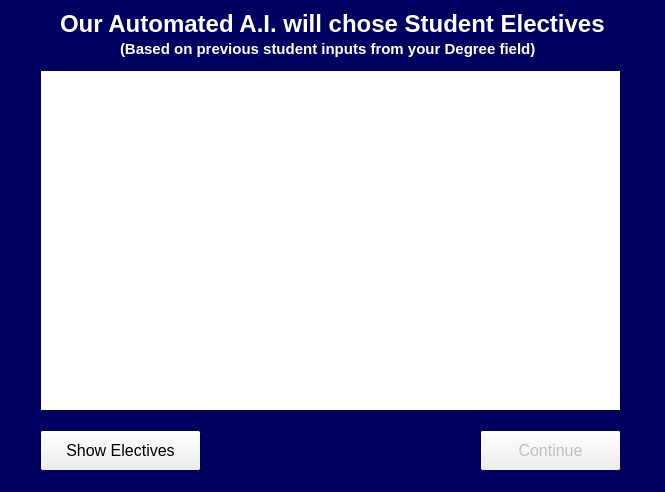
<?xml version="1.0" encoding="UTF-8"?>
<ui version="4.0">
 <class>AutoElective_popupWindow_frm</class>
 <widget class="QWidget" name="AutoElective_popupWindow_frm">
  <property name="geometry">
   <rect>
    <x>0</x>
    <y>0</y>
    <width>665</width>
    <height>492</height>
   </rect>
  </property>
  <property name="palette">
   <palette>
    <active>
     <colorrole role="Base">
      <brush brushstyle="SolidPattern">
       <color alpha="255">
        <red>255</red>
        <green>255</green>
        <blue>255</blue>
       </color>
      </brush>
     </colorrole>
     <colorrole role="Window">
      <brush brushstyle="SolidPattern">
       <color alpha="255">
        <red>0</red>
        <green>0</green>
        <blue>97</blue>
       </color>
      </brush>
     </colorrole>
    </active>
    <inactive>
     <colorrole role="Base">
      <brush brushstyle="SolidPattern">
       <color alpha="255">
        <red>255</red>
        <green>255</green>
        <blue>255</blue>
       </color>
      </brush>
     </colorrole>
     <colorrole role="Window">
      <brush brushstyle="SolidPattern">
       <color alpha="255">
        <red>0</red>
        <green>0</green>
        <blue>97</blue>
       </color>
      </brush>
     </colorrole>
    </inactive>
    <disabled>
     <colorrole role="Base">
      <brush brushstyle="SolidPattern">
       <color alpha="255">
        <red>0</red>
        <green>0</green>
        <blue>97</blue>
       </color>
      </brush>
     </colorrole>
     <colorrole role="Window">
      <brush brushstyle="SolidPattern">
       <color alpha="255">
        <red>0</red>
        <green>0</green>
        <blue>97</blue>
       </color>
      </brush>
     </colorrole>
    </disabled>
   </palette>
  </property>
  <property name="windowTitle">
   <string>Form</string>
  </property>
  <widget class="QLabel" name="autoElectiveWelcome_lbl">
   <property name="geometry">
    <rect>
     <x>60</x>
     <y>10</y>
     <width>561</width>
     <height>27</height>
    </rect>
   </property>
   <property name="palette">
    <palette>
     <active>
      <colorrole role="WindowText">
       <brush brushstyle="SolidPattern">
        <color alpha="255">
         <red>255</red>
         <green>255</green>
         <blue>255</blue>
        </color>
       </brush>
      </colorrole>
      <colorrole role="Text">
       <brush brushstyle="SolidPattern">
        <color alpha="255">
         <red>0</red>
         <green>0</green>
         <blue>0</blue>
        </color>
       </brush>
      </colorrole>
     </active>
     <inactive>
      <colorrole role="WindowText">
       <brush brushstyle="SolidPattern">
        <color alpha="255">
         <red>255</red>
         <green>255</green>
         <blue>255</blue>
        </color>
       </brush>
      </colorrole>
      <colorrole role="Text">
       <brush brushstyle="SolidPattern">
        <color alpha="255">
         <red>0</red>
         <green>0</green>
         <blue>0</blue>
        </color>
       </brush>
      </colorrole>
     </inactive>
     <disabled>
      <colorrole role="WindowText">
       <brush brushstyle="SolidPattern">
        <color alpha="255">
         <red>120</red>
         <green>120</green>
         <blue>120</blue>
        </color>
       </brush>
      </colorrole>
      <colorrole role="Text">
       <brush brushstyle="SolidPattern">
        <color alpha="255">
         <red>120</red>
         <green>120</green>
         <blue>120</blue>
        </color>
       </brush>
      </colorrole>
     </disabled>
    </palette>
   </property>
   <property name="font">
    <font>
     <family>Arial</family>
     <pointsize>18</pointsize>
     <weight>75</weight>
     <bold>true</bold>
    </font>
   </property>
   <property name="text">
    <string>Our Automated A.I. will chose Student Electives</string>
   </property>
   <property name="textFormat">
    <enum>Qt::AutoText</enum>
   </property>
  </widget>
  <widget class="QPushButton" name="AutoElectives_Continue_btn">
   <property name="enabled">
    <bool>false</bool>
   </property>
   <property name="geometry">
    <rect>
     <x>480</x>
     <y>430</y>
     <width>141</width>
     <height>41</height>
    </rect>
   </property>
   <property name="font">
    <font>
     <family>Arial</family>
     <pointsize>12</pointsize>
     <weight>50</weight>
     <bold>false</bold>
    </font>
   </property>
   <property name="text">
    <string>Continue</string>
   </property>
  </widget>
  <widget class="QLabel" name="autoElectiveWelcome2_lbl">
   <property name="geometry">
    <rect>
     <x>120</x>
     <y>40</y>
     <width>416</width>
     <height>17</height>
    </rect>
   </property>
   <property name="palette">
    <palette>
     <active>
      <colorrole role="WindowText">
       <brush brushstyle="SolidPattern">
        <color alpha="255">
         <red>255</red>
         <green>255</green>
         <blue>255</blue>
        </color>
       </brush>
      </colorrole>
      <colorrole role="Text">
       <brush brushstyle="SolidPattern">
        <color alpha="255">
         <red>0</red>
         <green>0</green>
         <blue>0</blue>
        </color>
       </brush>
      </colorrole>
     </active>
     <inactive>
      <colorrole role="WindowText">
       <brush brushstyle="SolidPattern">
        <color alpha="255">
         <red>255</red>
         <green>255</green>
         <blue>255</blue>
        </color>
       </brush>
      </colorrole>
      <colorrole role="Text">
       <brush brushstyle="SolidPattern">
        <color alpha="255">
         <red>0</red>
         <green>0</green>
         <blue>0</blue>
        </color>
       </brush>
      </colorrole>
     </inactive>
     <disabled>
      <colorrole role="WindowText">
       <brush brushstyle="SolidPattern">
        <color alpha="255">
         <red>120</red>
         <green>120</green>
         <blue>120</blue>
        </color>
       </brush>
      </colorrole>
      <colorrole role="Text">
       <brush brushstyle="SolidPattern">
        <color alpha="255">
         <red>120</red>
         <green>120</green>
         <blue>120</blue>
        </color>
       </brush>
      </colorrole>
     </disabled>
    </palette>
   </property>
   <property name="font">
    <font>
     <family>Arial</family>
     <pointsize>11</pointsize>
     <weight>75</weight>
     <bold>true</bold>
    </font>
   </property>
   <property name="text">
    <string>(Based on previous student inputs from your Degree field)</string>
   </property>
   <property name="textFormat">
    <enum>Qt::AutoText</enum>
   </property>
  </widget>
  <widget class="QPushButton" name="AutoElectives_Show_btn">
   <property name="geometry">
    <rect>
     <x>40</x>
     <y>430</y>
     <width>161</width>
     <height>41</height>
    </rect>
   </property>
   <property name="font">
    <font>
     <family>Arial</family>
     <pointsize>12</pointsize>
    </font>
   </property>
   <property name="text">
    <string>Show Electives</string>
   </property>
  </widget>
  <widget class="QListWidget" name="AutoElective_listBox">
   <property name="geometry">
    <rect>
     <x>40</x>
     <y>70</y>
     <width>581</width>
     <height>341</height>
    </rect>
   </property>
   <property name="font">
    <font>
     <family>Arial</family>
     <pointsize>18</pointsize>
     <weight>75</weight>
     <bold>true</bold>
    </font>
   </property>
  </widget>
 </widget>
 <resources/>
 <connections/>
</ui>
